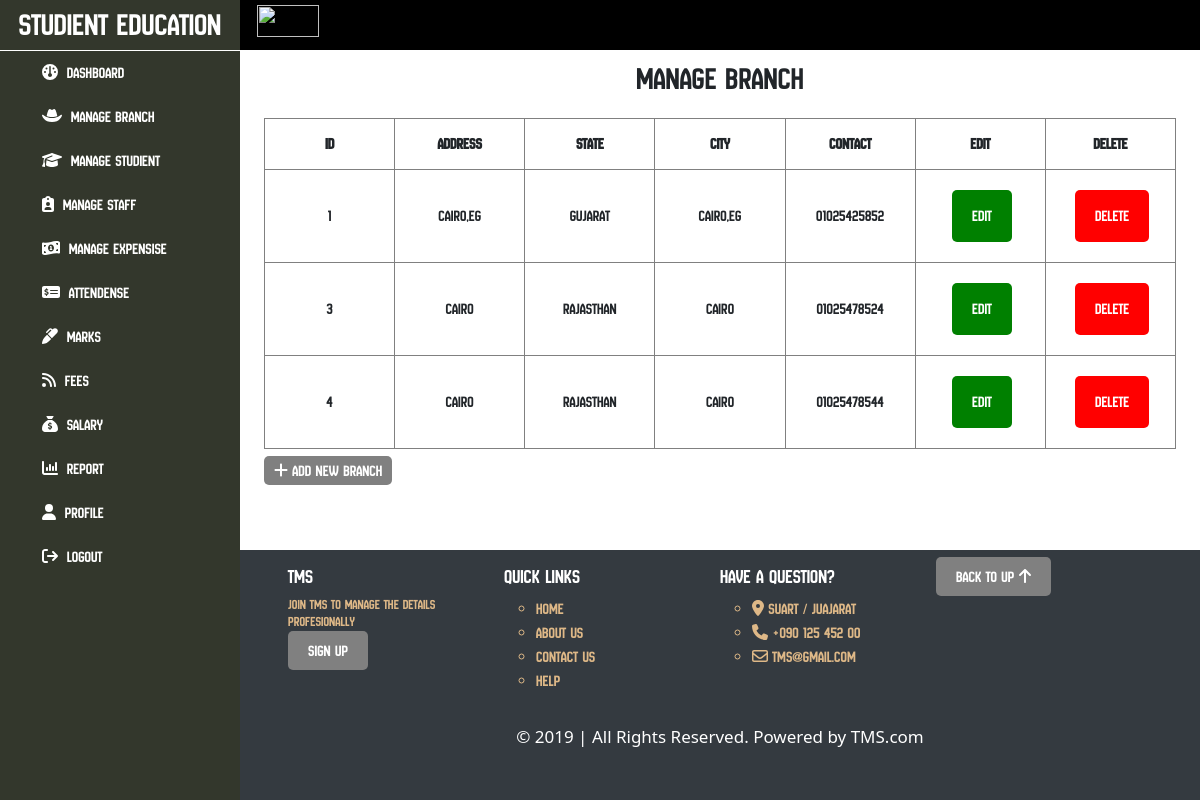
The page /presentation/manageBranch.php on the database its author committed.
### tables this page shows
CREATE TABLE `tbl_branch` (
  `branchId` int(11) NOT NULL,
  `address` varchar(250) DEFAULT NULL,
  `state` varchar(250) DEFAULT NULL,
  `city` varchar(200) DEFAULT NULL,
  `phone` varchar(250) DEFAULT NULL,
  `tutionId` int(11) DEFAULT NULL,
  `branchActive` int(1) DEFAULT 1
);

### presentation/manageBranch.php (the view, shortened to what this page needs)
<?php
 include_once("../master/sections/headerAdmin.php");
 include_once("../master/sections/links.php");
 include_once("../master/sections/content.php");
 ?>
 <h2>Manage Branch</h2>
 <div class="manage">
    <table>
        <tr>
            <th>ID</th>
            <th>Address</th>
            <th>State</th>
            <th>City</th>
            <th>Contact</th>
            <th>Edit</th>
            <th>Delete</th>
        </tr>
        <?php
        $fetchBranches = $conn->query("SELECT * FROM tbl_branch WHERE branchActive = 1");
        while($row = $fetchBranches->fetch()):
        ?>
        <tr>
            <td><?php echo $row['branchId']; ?></td>
            <td><?php echo $row['address']; ?></td>
            <td><?php echo $row['state']; ?></td>
            <td><?php echo $row['city']; ?></td>
            <td><?php echo $row['phone']; ?></td>
            <td>
                <form method="GET" action="./editBranch.php" >
                    <input type="submit" value="Edit" class="editButton">
                </form>
            </td>
            <td>
            <form method="GET" action="./deleteBranch.php">
                    <input type="submit" value="Delete" class="deleteButton">
                </form>
            </td>
        </tr>
        <?php endwhile; ?>
    </table>
 </div>
<div class="add">
<a href="./addBranch.php" class="addButton"><i class="fa-solid fa-plus"></i> Add New Branch</a>
</div>
 <?php
 include_once("../master/sections/footerAdmin.php");
 include_once("../master/sections/endAdmin.php");
 ?>

### master/css/mainAdmin.css (style rules this page uses)
* { margin: 0px; padding: 0px; box-sizing: border-box; }
:root { --main-font: "NewAmsterdam-Regular"; --sub-font: "SUSE-Regular"; --header-color: #343A40; --footer-color: #343A40; }
div.mainContainer .contents div.content h2 { text-align: center; padding: 10px 0px 10px; }
div.mainContainer .contents div.content div.manage { width: 95%; margin: 10px auto; overflow-x: auto; }
div.mainContainer .contents div.content div.manage table { border: 1px solid gray; border-collapse: collapse; table-layout: fixed; width: 100%; text-align: center; }
div.mainContainer .contents div.content div.manage table tr td { border: 1px solid gray; height: 50px !important; line-height: 50px; }
div.mainContainer .contents div.content div.manage table tr th { border: 1px solid gray; height: 50px !important; line-height: 50px; }
.add { margin-bottom: 50px; }
.addButton { background-color: gray; padding: 5px 10px; border-radius: 5px; cursor: pointer; margin: 20px auto; text-decoration: none; margin-left: 2.5%; color: white; transition: all 0.2s linear; margin-bottom: 50px !important; }
.deleteButton { outline: none; border: 0px; background-color: red; padding: 1px 20px; border-radius: 5px; cursor: pointer; margin: 20px auto; text-decoration: none; margin-left: 2.5%; color: white; transition: all 0.2s linear; }
.editButton { outline: none; border: 0px; background-color: green; padding: 1px 20px; border-radius: 5px; cursor: pointer; margin: 20px auto; text-decoration: none; margin-left: 2.5%; color: white; transition: all 0.2s linear; }
div.mainContainer .contents div.content div.manage { overflow-x: scroll; }

### rows shown on the page
tbl_branch: branchId "1", address "Cairo,eg", state "Gujarat", city "Cairo,eg", phone "01025425852"
tbl_branch: branchId "3", address "Cairo", state "Rajasthan", city "Cairo", phone "01025478524"
tbl_branch: branchId "4", address "Cairo", state "Rajasthan", city "Cairo", phone "01025478544"
